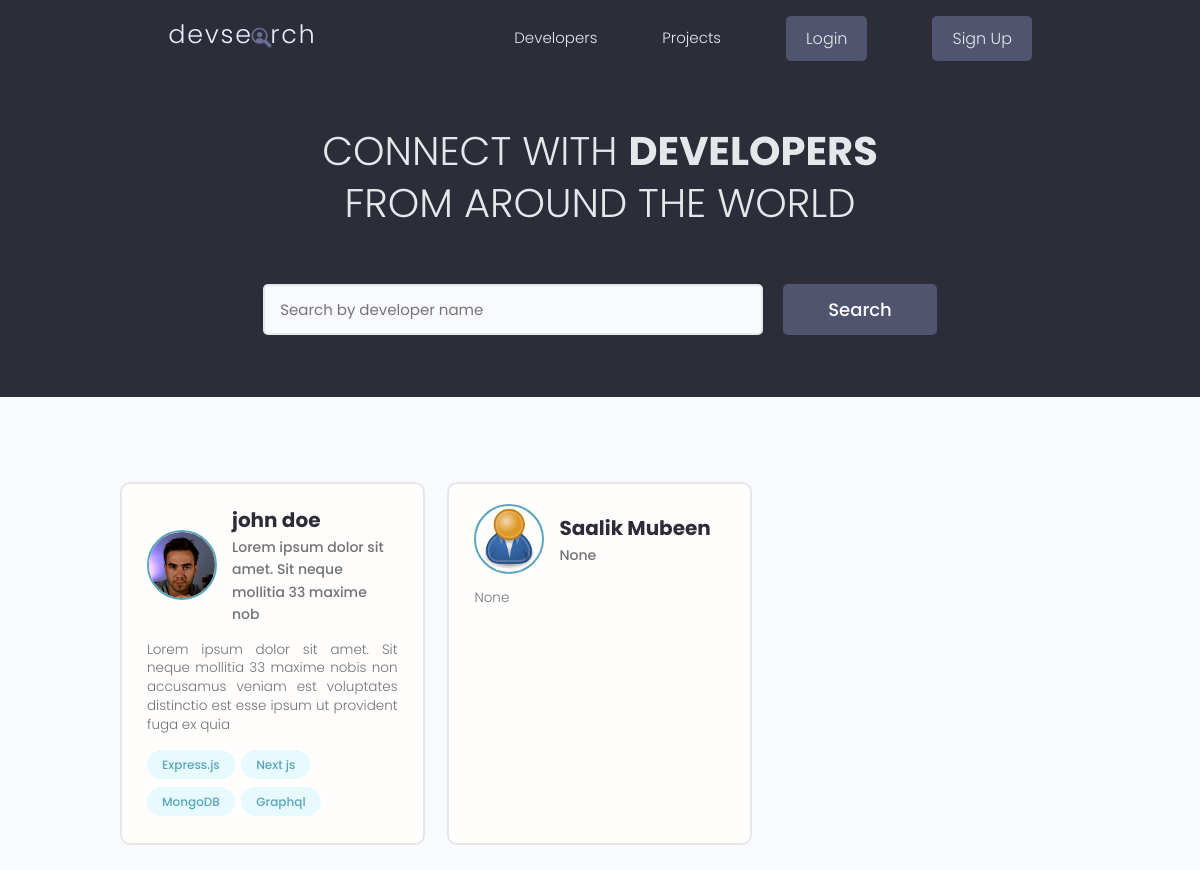
The app's page /, older data.
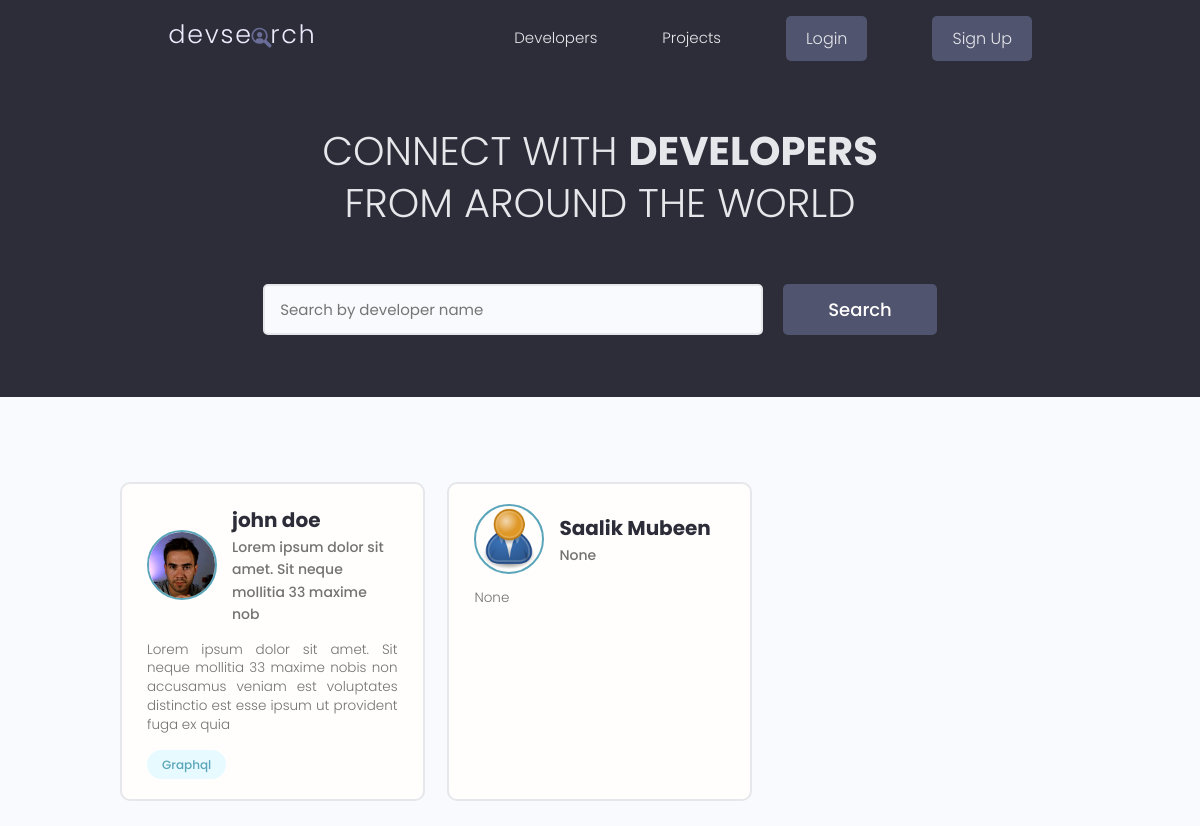
The same page, newer data.
### users/models.py (models this page shows, shortened)
class Profile(models.Model):
    id = models.UUIDField(default=uuid.uuid4, unique=True, primary_key=True, editable=False)
    user = models.OneToOneField(User, on_delete=models.CASCADE)
    name = models.CharField(max_length=200)
    email = models.EmailField(max_length=500)
    username = models.CharField(max_length=200)
    location = models.CharField(max_length=200, blank=True, null=True)
    short_intro = models.CharField(max_length=200, blank=True, null=True)
    bio = models.TextField(blank=True, null=True)
    profile_image = models.ImageField(null=True, blank=True, upload_to='profiles/', default="profiles/user-default.png")
    social_github = models.CharField(max_length=200, blank=True, null=True)
    social_twitter = models.CharField(max_length=200, blank=True, null=True)
    social_linkedin = models.CharField(max_length=200, blank=True, null=True)
    social_youtube = models.CharField(max_length=200, blank=True, null=True)
    social_website = models.CharField(max_length=200, blank=True, null=True)
    created = models.DateTimeField(auto_now_add=True)

class Skill(models.Model):
    id = models.UUIDField(default=uuid.uuid4, unique=True, primary_key=True, editable=False)
    owner = models.ForeignKey(Profile, on_delete=models.CASCADE, null=True)
    name = models.CharField(max_length=200, blank=True, null=True)
    description = models.TextField(null=True, blank=True)
    created = models.DateTimeField(auto_now_add=True)
    def __str__(self):
        return self.name

### users/views.py (the view)
# urls.py: path("", views.index, name="home"),
def index(request):
    profiles = Profile.objects.all()
    return render(request, 'users/index.html', {"profiles": profiles})

### users/templates/users/index.html (shortened to what this page needs)
{% extends 'base.html' %}
{% block content %}
<main class="home">
    <section class="hero-section text-center">
        <div class="container container--narrow">
            <div class="hero-section__box">
                <h2>CONNECT WITH <span>DEVELOPERS</span></h2>
                <h2>FROM AROUND THE WORLD</h2>
            </div>
            <div class="hero-section__search">
                <form id="searchForm" class="form" action="" method="get">
                    <div class="form__field">
                        <input class="input input--text" id="formInput#search" type="text" name="search_query"
                            value="{{search_query}}" placeholder="Search by developer name" />
                    </div>
                    <input class="btn btn--sub btn--lg" type="submit" value="Search" />
                </form>
            </div>
        </div>
    </section>
    <section class="devlist">
        <div class="container">
            <div class="grid grid--three">
                {% for profile in profiles %}
                <div class="column card">
                    <div class="dev">
                        <a href="{% url 'user-profile' profile.id %}" class="card__body">
                            <div class="dev__profile">
                                <img class="avatar avatar--md" src="{{ profile.profile_image.url }}" alt="image" />
                                <div class="dev__meta">
                                    <h3>{{profile.name}}</h3>
                                    <h5>{{profile.short_intro|slice:"60"}}</h5>
                                </div>
                            </div>
                            <p class="dev__info">{{profile.bio|slice:"150"}}</p>
                            <div class="dev__skills">
                                {% for skill in profile.skill_set.all|slice:"5" %}
                                <span class="tag tag--pill tag--main">
                                    <small>{{skill}}</small>
                                </span>
                                {% endfor %}
                            </div>
                        </a>
                    </div>
                </div>
                {% endfor %}
            </div>
        </div>
    </section>
</main>
{% endblock content %}

Row changes from the older to the newer data that the page shows:
removed Skill: name "Express.js", shown under Profile "john doe"
removed Skill: name "Next js", shown under Profile "john doe"
removed Skill: name "MongoDB", shown under Profile "john doe"
